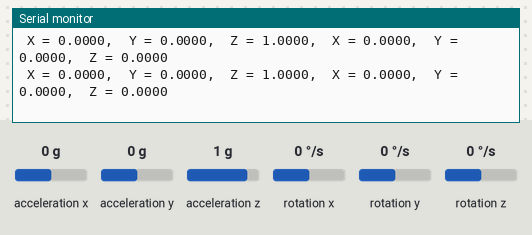
Simulated run of this sketch. Board: Arduino Uno, built with avr-gcc and run on an emulated ATmega328P. Parts: the last lines printed to the serial monitor. The test bench sets the inputs (shaded band); at power-on: acceleration x 0 g, acceleration y 0 g, acceleration z 1 g, rotation x 0 °/s, rotation y 0 °/s, rotation z 0 °/s.

Above: at 2.2 s.
2.3 s: acceleration x set to -1.4 g
At 2.51 s:
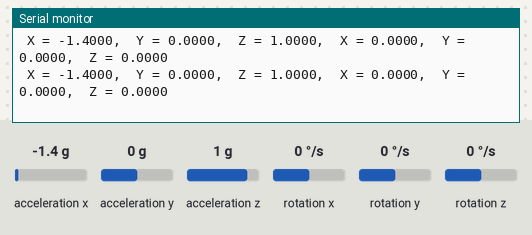
5.3 s: acceleration y set to -1.4 g
At 5.37 s:
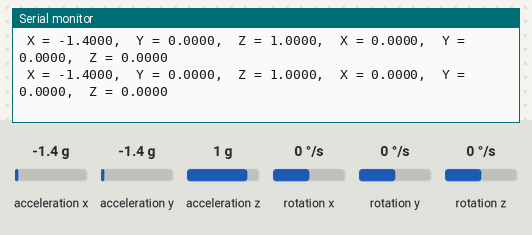
8.3 s: acceleration z set to -1.4 g
At 8.38 s:
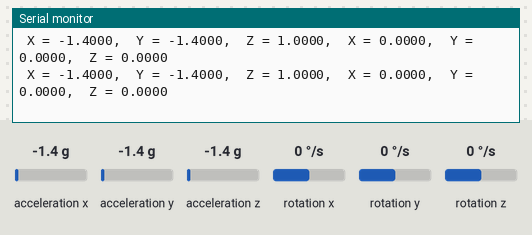
11.3 s: rotation x set to -192 °/s
At 11.41 s:
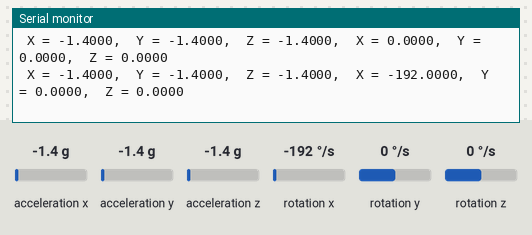
14.3 s: rotation y set to -192 °/s
At 14.53 s:
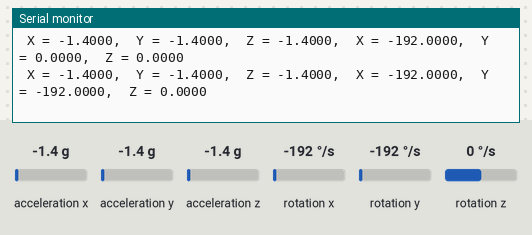
17.3 s: rotation z set to 100 °/s
At 17.36 s:
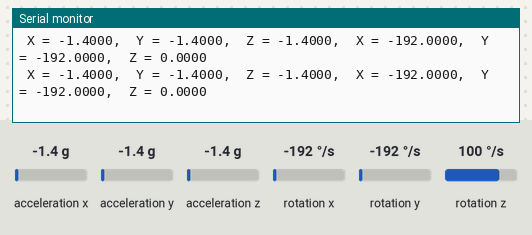

The sketch:

mySimple.ino
```cpp
// (licence header left out)
#include "SparkFunLSM6DS3.h"
#include "Wire.h"
#include "SPI.h"

LSM6DS3 myIMU; //Default constructor is I2C, addr 0x6B

void setup() {
  // put your setup code here, to run once:
  Serial.begin(9600);
  delay(1000); //relax...
  Serial.println("Processor came out of reset.\n");

  //Call .begin() to configure the IMU
  myIMU.begin();
}


void loop()
{
  //Get all parameters
  //  Serial.print("\nAccelerometer:\n");
  Serial.print(" X = ");
  Serial.print(myIMU.readFloatAccelX(), 4); Serial.print(", ");
  Serial.print(" Y = ");
  Serial.print(myIMU.readFloatAccelY(), 4); Serial.print(", ");
  Serial.print(" Z = ");
  Serial.print(myIMU.readFloatAccelZ(), 4); Serial.print(", ");

  //  Serial.print("\nGyroscope:\n");
  Serial.print(" X = ");
  Serial.print(myIMU.readFloatGyroX(), 4); Serial.print(", ");
  Serial.print(" Y = ");
  Serial.print(myIMU.readFloatGyroY(), 4); Serial.print(", ");
  Serial.print(" Z = ");
  Serial.println(myIMU.readFloatGyroZ(), 4);

  //  Serial.print("\nThermometer:\n");
  //  Serial.print(" Degrees C = ");
  //  Serial.println(myIMU.readTempC(), 4);
  //  Serial.print(" Degrees F = ");
  //  Serial.println(myIMU.readTempF(), 4);

    delay(100);
}
```

Measured:
- after the input at 2.3 s, the serial monitor: prints a new line after 0.10 s (image 1)
- after the input at 14.3 s, the serial monitor: prints a new line after 0.11 s (image 5)
